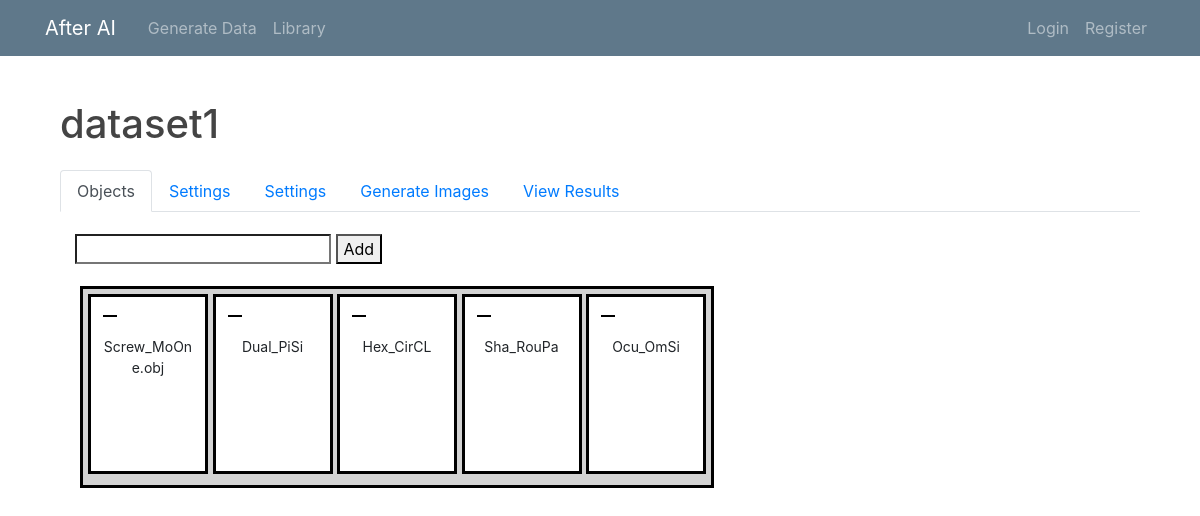
The app's page /dataset/1/ with its own data.
### users/models.py (models this page shows)
class Dataset(models.Model):
    name = models.CharField(max_length=200, default='dataset')
    user = models.ForeignKey(User, on_delete=models.CASCADE)
    last_modified = models.DateTimeField(auto_now=True)
    date_created = models.DateTimeField(default=timezone.now)
    objects_per_image = models.IntegerField(default=5)
    job_generated = models.BooleanField(default=False)
    objs_list_json_str = models.TextField(default='[]')
    no_images = models.IntegerField(default=10)
    image_height = models.IntegerField(default=100)
    image_width = models.IntegerField(default=100)
    image_extension = models.CharField(max_length=8, choices=(('JPEG', 'JPEG'),), default='JPEG')
    color_mode = models.CharField(max_length=8, choices=(('RGB','RGB'),), default='RGB')
    json_label = models.BooleanField(default=True)
    segmented_labelling = models.BooleanField(default=False)

class Obj(models.Model):
    name = models.CharField(max_length=100, default='New Obj')
    user = models.ForeignKey(User, on_delete=models.PROTECT)
    extension = models.CharField(max_length=20, default='obj')
    model_file_size = models.IntegerField(default=0)
    model_vertices = models.IntegerField(default=0)
    model_height = models.IntegerField(default=0)
    model_width = models.IntegerField(default=0)
    model_depth = models.IntegerField(default=0)
    view_profile = models.ImageField(upload_to='objs')
    blob_str = models.CharField(max_length=100, default='')
    tags = models.TextField(default='[]')    # list of tags
    view_ym = models.CharField(max_length=240, default='')
    view_yp = models.CharField(max_length=240, default='')
    view_xp = models.CharField(max_length=240, default='')
    view_xm = models.CharField(max_length=240, default='')
    view_zp = models.CharField(max_length=240, default='')
    view_zm = models.CharField(max_length=240, default='')

### users/views.py (the view, shortened to what this page needs)
# urls.py: path('dataset/<int:pk>/', user_views.dataset, name='dataset'),
def dataset(request, pk):
    dataset = Dataset.objects.get(pk=pk)
    form = DatasetForm()
    context = dict()
    context['lib_objs'] = []
    for ob_name in json.loads(dataset.objs_list_json_str):
        o = Obj.objects.get(name=ob_name)
        context['lib_objs'].append(o)
    context['dataset'] = dataset
    context["form"] = form
    dir_files = []
    image_paths = []
    count = 0
    names = []
    context['image_paths'] = image_paths
    context['image_names'] = names
    return render(request, 'users/dataset.html', context)

### users/forms.py
class DatasetForm(forms.ModelForm):
    class Meta:
        model = Dataset
        fields = (
            'no_images',
            'image_height',
            'image_width',
            'image_extension',
            'color_mode',
            'segmented_labelling',
            'json_label',
            )

### users/templates/users/dataset.html (shortened to what this page needs)
{% extends "datagen/base.html" %}
{% load static %}
{% block content %}
{% load crispy_forms_tags %}
<head>
    <link rel="stylesheet" href="https://maxcdn.bootstrapcdn.com/bootstrap/4.3.1/css/bootstrap.min.css">
</head>
<body>
<div class="container" style="padding-top: 100px;">
    <h1>{{dataset.name}}</h1>
    <ul class="nav nav-tabs">
        <li class="nav-item">
            <a class="nav-link active" data-toggle="tab" href="#objects_tab">Objects</a>
        </li>
        <li class="nav-item">
            <a class="nav-link" data-toggle="tab" href="#settings_edit_tab">Settings</a>
        </li>
        <li class="nav-item">
            <a class="nav-link" data-toggle="tab" href="#settings_view_tab">Settings</a>
        </li>
        <li class="nav-item">
            <a class="nav-link" data-toggle="tab" href="#payment_tab">Generate Images</a>
        </li>
        <li class="nav-item">
            <a class="nav-link" data-toggle="tab" href="#images_tab">View Results</a>
        </li>
    </ul>
    <div class="tab-content">
        <div class="tab-pane container active" id="objects_tab" method="POST">
            <form method="POST">
                <input type="search" name="searched">
                <button type="submit">Add</button>
            </form>
            <div id="image-card-holder">
                {% for obj in lib_objs %}
                    <div class="image-card";>
                        <a href="{% url 'remove_obj' dataset.pk obj.pk %}">
                            <img class="obj-card-toolbar" src="/static/datagen/remove_30x30.png">
                        </a>
                        <p class="image-card-text">{{obj.name}}</p>
                    </div>
                {% endfor %}
            </div>
        </div>
    </div>
</div>
</body>
{% endblock content %}

### datagen/static/datagen/main.css (style rules this page uses)
body { background: #fafafa; color: #333333; margin-top: 5rem; }
h1, h2, h3, h4, h5, h6 { color: #444444; }
ul { margin: 0; }

### users/templates/users/dataset.html (style rules this page uses)
#image-card-holder { position: relative; border: 3px solid black; width: fit-content; block-size: fit-content; margin: 5px; padding: 5px; background-color: lightgray; }
.image-card { border: 3px solid black; width: 120px; height: 180px; display: inline-block; overflow: hidden; padding: 4px; background-color: white; }
.image-card-text { word-wrap: break-word; width: 90%; height: 90%; text-align: center; font-size: 14px; margin: 5%; }

### records on screen
Dataset: name "dataset1"
Obj: name "Screw_MoOne.obj"
Obj: name "Dual_PiSi"
Obj: name "Hex_CirCL"
Obj: name "Sha_RouPa"
Obj: name "Ocu_OmSi"
